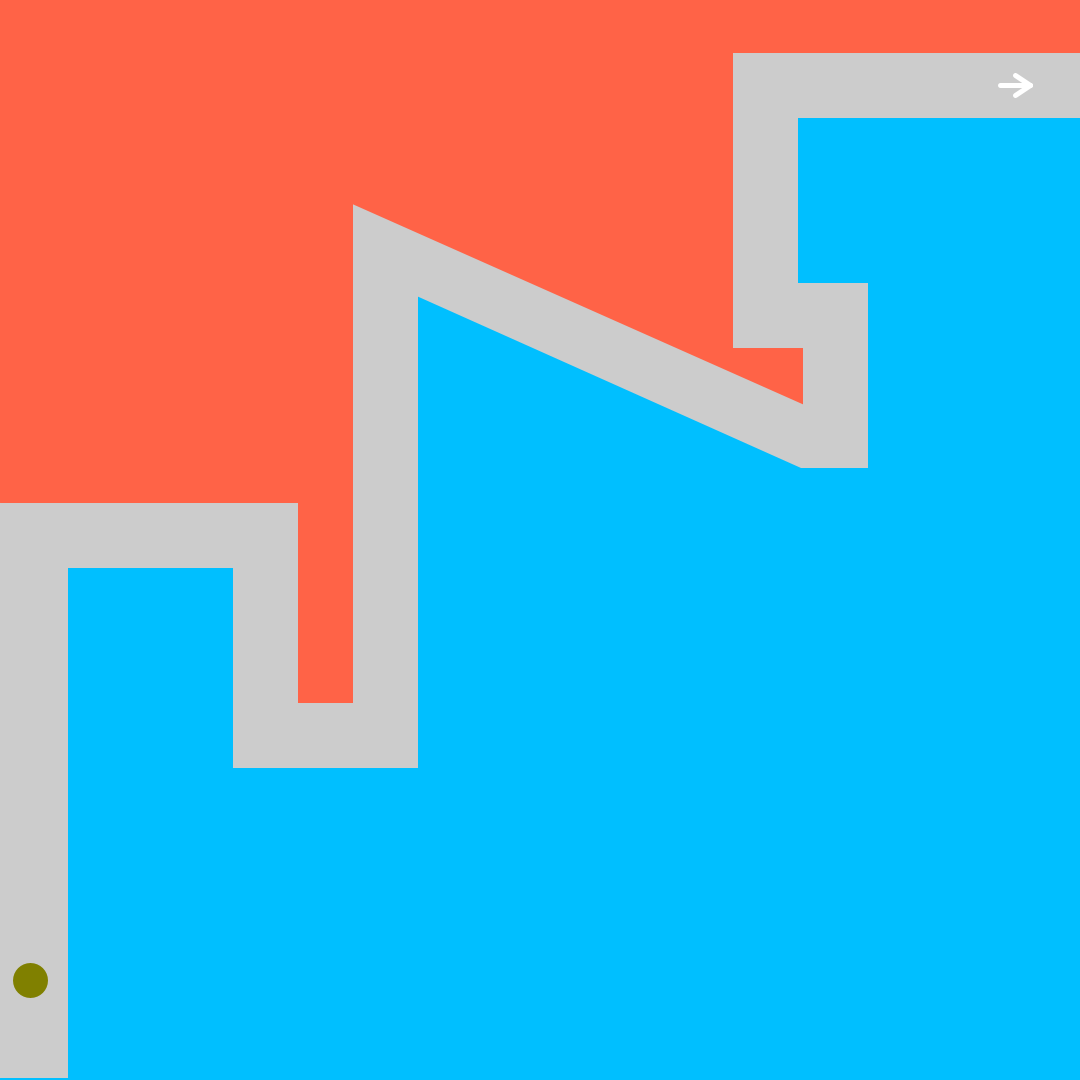
Frame 1 (no input)
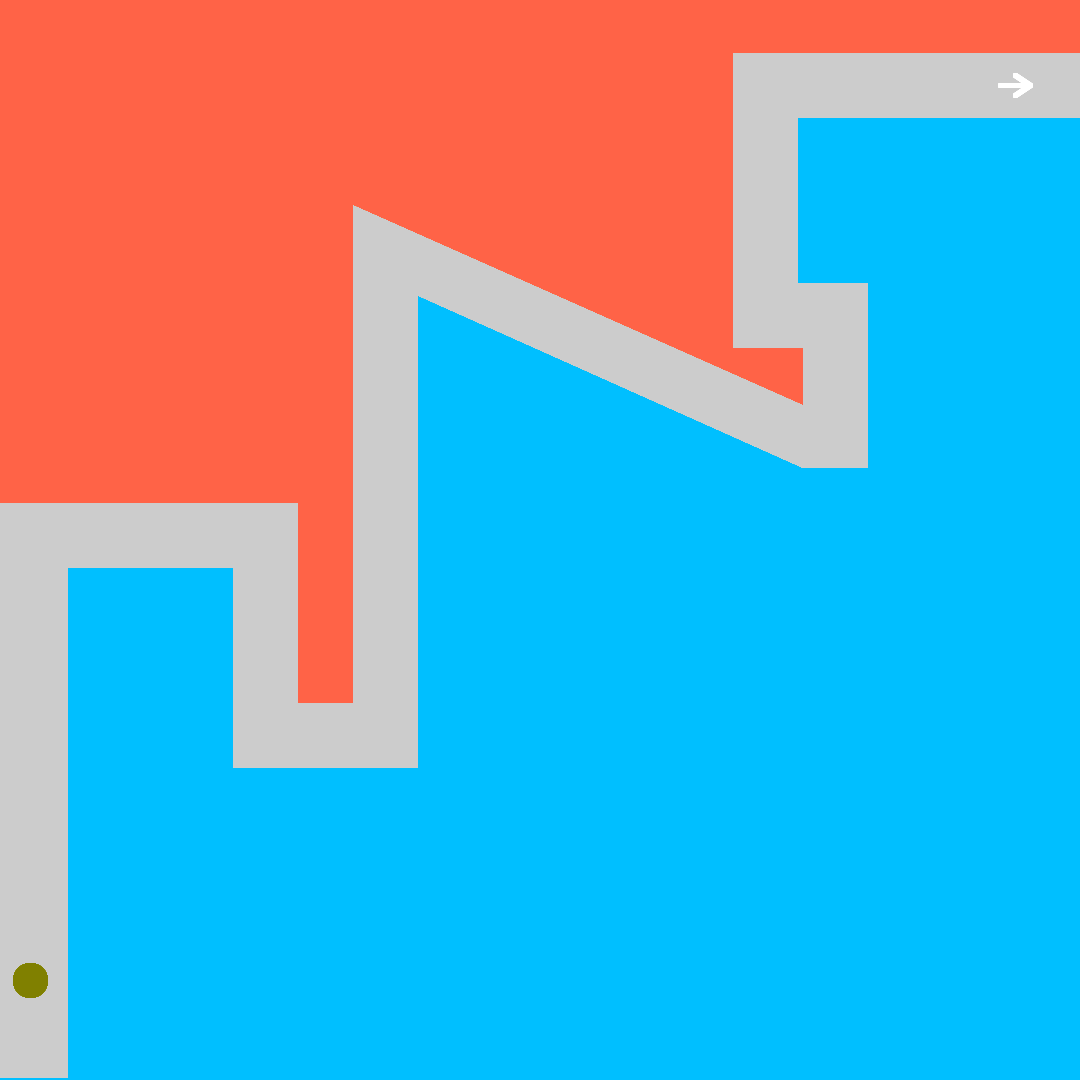
Frame 60 (the mouse pressed at the canvas centre just before this capture)
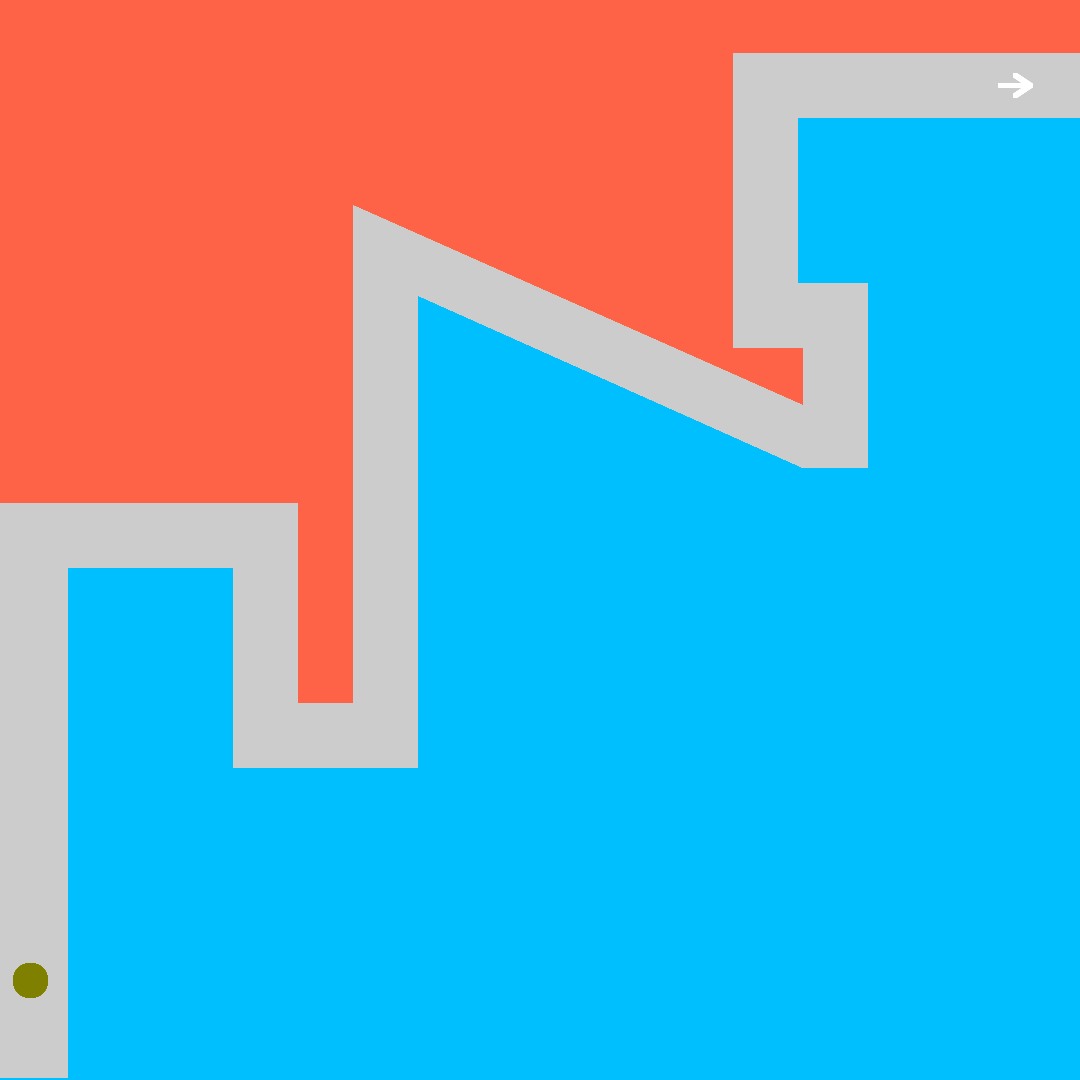
Frame 120 (the mouse held since frame 60 and released just before this capture)

The Processing sketch that drew these frames (run headless with seeded random() and noise(); from frame 60 on, the mouse is pressed at the canvas centre):

// Processing sketch: Jason_Tsao_Game_V2
// ── Jason_Tsao_Game_V2.pde
// Jason's Interactive Game 

float xPosition, yPosition;
boolean wHeld = false, aHeld = false, dHeld = false, sHeld = false;

//set up the canvas
void setup() {
  size(1080, 1080);
  ellipseMode(CENTER);

  xPosition = 30;
  yPosition = 980;
 
}

void draw() {
//set the character to the bottom left corner of teh screen
  stroke(128, 128, 0);
  //stroke width
  strokeWeight(5);
  //set to fill with color
  fill(128, 128, 0);
ellipse(xPosition, yPosition, 30, 30);
  
 
  if (wHeld) {
    yPosition = yPosition -3.0;
  }
  if (aHeld) {
    xPosition = xPosition -3.0;
  }
  if (sHeld) {
    yPosition = yPosition +3.0;
  }
  if (dHeld) {
    xPosition = xPosition +3.0;
  }
  
   stroke(255, 99, 71);
  //stroke width
  strokeWeight(5);
  //set to fill with color
  fill(255, 99, 71);
    beginShape();
  //vertex for the upper part of the maze 
  vertex(0, 500);
  vertex(300, 500);
  vertex(300, 700);
  vertex(350, 700);
  vertex(350, 200);
  vertex(800, 400);
  vertex(800, 350);
  vertex(730, 350);
  vertex(730, 50);
  vertex(1080, 50);
  vertex(1080, 0);
  vertex(0,0);
  //end shape
  endShape();
  
   stroke(0, 191, 255);
  //stroke width
  strokeWeight(5);
  //set to fill with color
  fill(0, 191, 255);
      beginShape();
  //vertex for the lower part of the maze  
  vertex(70, 1080);
  vertex(70, 570);
  vertex(230, 570);
  vertex(230, 770);
  vertex(420, 770);
  vertex(420, 300);
  vertex(800, 470);
  vertex(870, 470);
  vertex(870, 280);
  vertex(800, 280);
  vertex(800, 120);
  vertex(1080, 120);
  vertex(1080, 1080);
  vertex(0,1080);
  //end shape
  endShape();
// drawing the arrow
  strokeWeight(5);
  stroke(255);
  line(1000, 85, 1030, 85);
  
   strokeWeight(5);
  stroke(255);
  line(1015, 75, 1030, 85);
  
   strokeWeight(5);
  stroke(255);
  line(1015, 95, 1030, 85);
 
  

}
 


 //identify the controls 

void keyPressed() {
  if (key== 'w') {

    wHeld = true;
  }
  if (key== 'a') {

    aHeld = true;
  }
  if (key== 'd') {

    dHeld = true;
  }
  if (key== 's') {

    sHeld = true;
  }
 
 save("game.png");
}

void keyReleased() {
  if (key== 'w') {
    wHeld =false;
  }
  if (key== 'a') {
    aHeld =false;
  }
  if (key== 'd') {
    dHeld =false;
  }
  if (key== 's') {
    sHeld =false;
  }

}
